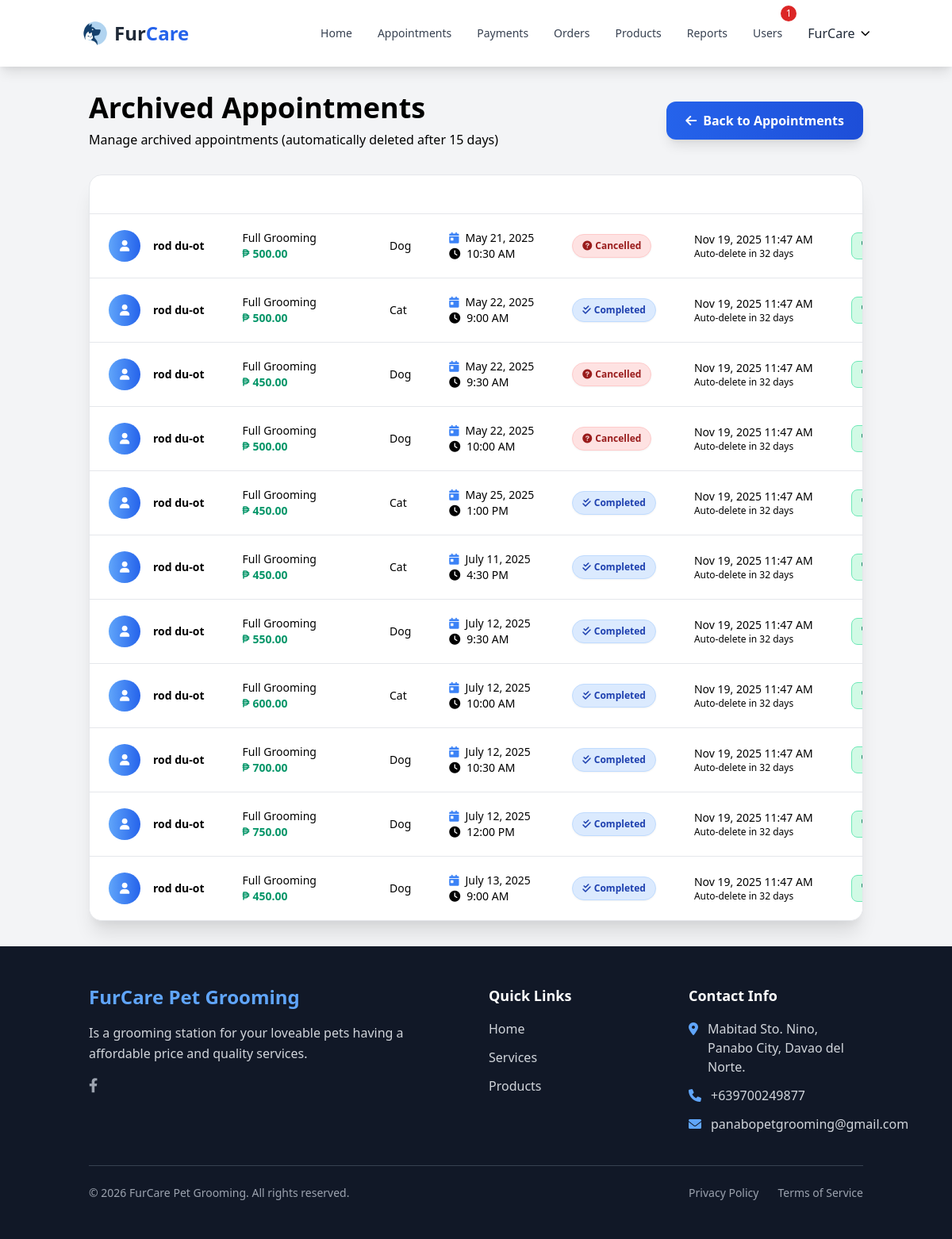
Screenshot of /admin/appointmenarchive.php (signed in) with the database file from the repository.
### tables this page shows
CREATE TABLE `users` (
  `id` int(11) NOT NULL,
  `first_name` varchar(50) NOT NULL,
  `last_name` varchar(50) NOT NULL,
  `email` varchar(100) NOT NULL,
  `password` varchar(255) NOT NULL,
  `phone` varchar(20) DEFAULT NULL,
  `address` text DEFAULT NULL,
  `is_admin` tinyint(1) DEFAULT 0,
  `is_verified` tinyint(1) DEFAULT 0,
  `is_approved` tinyint(1) NOT NULL DEFAULT 0,
  `verification_code` varchar(100) DEFAULT NULL,
  `reset_token` varchar(100) DEFAULT NULL,
  `reset_token_expires` datetime DEFAULT NULL,
  `created_at` timestamp NOT NULL DEFAULT current_timestamp(),
  `updated_at` timestamp NOT NULL DEFAULT current_timestamp() ON UPDATE current_timestamp(),
  `remember_token` varchar(100) DEFAULT NULL,
  `remember_token_expires` datetime DEFAULT NULL
);

CREATE TABLE `appointments` (
  `id` int(11) NOT NULL,
  `user_id` int(11) NOT NULL,
  `service_id` int(11) NOT NULL,
  `pet_name` varchar(100) NOT NULL,
  `email` varchar(100) NOT NULL,
  `contact_number` varchar(20) NOT NULL,
  `pet_type` varchar(50) NOT NULL,
  `appointment_date` date NOT NULL,
  `appointment_time` time NOT NULL,
  `status` enum('pending','confirmed','completed','declined','cancelled') DEFAULT 'pending',
  `notes` text DEFAULT NULL,
  `created_at` timestamp NOT NULL DEFAULT current_timestamp(),
  `updated_at` timestamp NOT NULL DEFAULT current_timestamp() ON UPDATE current_timestamp(),
  `is_archived` tinyint(1) DEFAULT 0,
  `archived_at` datetime DEFAULT NULL,
  `pet_size` varchar(20) DEFAULT NULL,
  `decline_reason` text DEFAULT NULL
);

CREATE TABLE `services` (
  `id` int(11) NOT NULL,
  `name` varchar(100) NOT NULL,
  `size` varchar(20) DEFAULT NULL,
  `description` text DEFAULT NULL,
  `price` decimal(10,2) NOT NULL,
  `duration` int(11) NOT NULL COMMENT 'Duration in minutes',
  `created_at` timestamp NOT NULL DEFAULT current_timestamp(),
  `updated_at` timestamp NOT NULL DEFAULT current_timestamp() ON UPDATE current_timestamp()
);

### admin/appointmenarchive.php (the view, shortened to what the rows shown need)
<?php
require_once __DIR__ . '/../includes/config.php';
$pdo->exec("
    DELETE ah FROM appointment_history ah
    INNER JOIN appointments a ON ah.appointment_id = a.id
    WHERE a.is_archived = TRUE
    AND a.archived_at < DATE_SUB(NOW(), INTERVAL 15 DAY)
");
$pdo->exec("
    DELETE FROM appointments
    WHERE is_archived = TRUE
    AND archived_at < DATE_SUB(NOW(), INTERVAL 15 DAY)
");
$stmt = $pdo->prepare("
    SELECT a.*,
           u.first_name, u.last_name,
           s.name AS service_name,
           s.price AS service_price
    FROM appointments a
    LEFT JOIN users u ON a.user_id = u.id
    LEFT JOIN services s ON a.service_id = s.id
    WHERE a.is_archived = TRUE
    ORDER BY a.archived_at DESC
");
$stmt->execute();
$appointments = $stmt->fetchAll(PDO::FETCH_ASSOC);
?>
<?php require_once __DIR__ . '/../includes/header.php'; ?>
<div class="min-h-screen bg-gradient-to-br from-slate-50 to-blue-50">
    <div class="container mx-auto px-6 py-8">
        <div class="mb-8">
            <div class="flex flex-col sm:flex-row sm:items-center sm:justify-between gap-4">
                <div>
                    <h1 class="text-4xl font-bold text-slate-800 mb-2">Archived Appointments</h1>
                </div>
            </div>
        </div>
        <div class="bg-white rounded-2xl shadow-xl border border-slate-200 overflow-hidden">
            <div class="overflow-x-auto">
                <table class="min-w-full divide-y divide-slate-200">
                    <thead class="bg-gradient-to-r from-slate-700 to-slate-800">
                        <tr>
                            <th class="px-6 py-4 text-left text-xs font-semibold text-white uppercase tracking-wider">
                                <i class="fas fa-user mr-2"></i>Customer
                            </th>
                            <th class="px-6 py-4 text-left text-xs font-semibold text-white uppercase tracking-wider">
                                <i class="fas fa-spa mr-2"></i>Service
                            </th>
                            <th class="px-6 py-4 text-left text-xs font-semibold text-white uppercase tracking-wider">
                                <i class="fas fa-paw mr-2"></i>Pet
                            </th>
                            <th class="px-6 py-4 text-left text-xs font-semibold text-white uppercase tracking-wider">
                                <i class="fas fa-calendar mr-2"></i>Date & Time
                            </th>
                            <th class="px-6 py-4 text-left text-xs font-semibold text-white uppercase tracking-wider">
                                <i class="fas fa-info-circle mr-2"></i>Status
                            </th>
                            <th class="px-6 py-4 text-left text-xs font-semibold text-white uppercase tracking-wider">
                                <i class="fas fa-clock mr-2"></i>Archived
                            </th>
                            <th class="px-6 py-4 text-left text-xs font-semibold text-white uppercase tracking-wider">
                                <i class="fas fa-cogs mr-2"></i>Actions
                            </th>
                        </tr>
                    </thead>
                    <tbody class="bg-white divide-y divide-slate-100">
                        <?php foreach ($appointments as $appointment):
                            $archivedDate = new DateTime($appointment['archived_at'] ?? 'now');
                            $deleteDate = (clone $archivedDate)->add(new DateInterval('P15D'));
                            $daysLeft = $deleteDate->diff(new DateTime())->days;
                            ?>
                            <tr class="hover:bg-slate-50 transition-colors duration-150">
                                <td class="px-6 py-5 whitespace-nowrap">
                                    <div class="flex items-center">
                                        <div class="flex-shrink-0 h-10 w-10">
                                            <div
                                                class="h-10 w-10 rounded-full bg-gradient-to-r from-blue-400 to-blue-600 flex items-center justify-center">
                                                <i class="fas fa-user text-white text-sm"></i>
                                            </div>
                                        </div>
                                        <div class="ml-4">
                                            <div class="text-sm font-semibold text-slate-900">
                                                <?= htmlspecialchars(($appointment['first_name'] ?? '') . ' ' . ($appointment['last_name'] ?? '')) ?>
                                            </div>
                                        </div>
                                    </div>
                                </td>
                                <td class="px-6 py-5 whitespace-nowrap">
                                    <div class="text-sm font-medium text-slate-900">
                                        <?= htmlspecialchars($appointment['service_name'] ?? 'Unknown Service') ?>
                                    </div>
                                    <div class="text-sm text-green-600 font-semibold flex items-center">
                                        <i class="fas fa-peso-sign text-xs mr-1"></i>
                                        <?= number_format($appointment['service_price'] ?? 0, 2) ?>
                                    </div>
                                </td>
                                <td class="px-6 py-5 whitespace-nowrap">
                                    <div class="flex items-center">
                                        <div class="flex-shrink-0 h-8 w-8">
                                            <div
                                                class="h-8 w-8 rounded-full bg-gradient-to-r from-amber-400 to-orange-500 flex items-center justify-center">
                                                <i class="fas fa-paw text-white text-xs"></i>
                                            </div>
                                        </div>
                                        <div class="ml-3">
                                            <div class="text-sm text-slate-500">
                                                <?= htmlspecialchars($appointment['pet_type'] ?? 'Unknown') ?>
                                            </div>
                                        </div>
                                    </div>
                                </td>
                                <td class="px-6 py-5 whitespace-nowrap">
                                    <div class="text-sm font-medium text-slate-900 flex items-center">
                                        <i class="fas fa-calendar-day text-blue-500 mr-2"></i>
                                        <?= formatDate($appointment['appointment_date'] ?? '') ?>
                                    </div>
                                    <div class="text-sm text-slate-500 flex items-center">
                                        <i class="fas fa-clock text-slate-400 mr-2"></i>
                                        <?= formatTime($appointment['appointment_time'] ?? '') ?>
                                    </div>
                                </td>
                                <td class="px-6 py-5 whitespace-nowrap">
                                    <span class="inline-flex items-center px-3 py-1.5 rounded-full text-xs font-semibold shadow-sm
                                    <?= $appointment['status'] == 'confirmed' ? 'bg-green-100 text-green-800 border border-green-200' :
                                        ($appointment['status'] == 'pending' ? 'bg-yellow-100 text-yellow-800 border border-yellow-200' :
                                            ($appointment['status'] == 'completed' ? 'bg-blue-100 text-blue-800 border border-blue-200' :
                                                'bg-red-100 text-red-800 border border-red-200')); ?>">
                                        <?php
                                        $statusIcons = [
                                            'confirmed' => 'fas fa-check-circle',
                                            'pending' => 'fas fa-clock',
                                            'completed' => 'fas fa-check-double',
                                            'declined' => 'fas fa-times-circle'
                                        ];
                                        ?>
                                        <i
                                            class="<?= $statusIcons[$appointment['status']] ?? 'fas fa-question-circle' ?> mr-1"></i>
                                        <?= ucfirst($appointment['status']) ?>
                                    </span>
                                </td>
                                <td class="px-6 py-5 whitespace-nowrap">
                                    <div class="text-sm text-slate-500">
                                        <?= formatDateTime($appointment['archived_at'] ?? '') ?>
                                        <div class="text-xs <?= $daysLeft <= 3 ? 'text-red-500' : 'text-slate-400' ?>">
                                            Auto-delete in <?= $daysLeft ?> days
                                        </div>
                                    </div>
                                </td>
                                <td class="px-6 py-5 whitespace-nowrap">
                                    <div class="flex items-center space-x-3">
                                        <form action="../php/admin/appointment/restore-appointment.php" method="POST"
                                            class="inline">
                                            <button type="submit"
                                                class="inline-flex items-center px-3 py-2 text-xs font-medium text-green-700 bg-green-100 hover:bg-green-200 border border-green-300 rounded-lg transition-all duration-200 hover:shadow-md">
                                            </button>
                                        </form>
                                    </div>
                                </td>
                            </tr>
                        <?php endforeach; ?>
                    </tbody>
                </table>
            </div>
        </div>
    </div>
</div>
<?php require_once __DIR__ . '/../includes/footer.php'; ?>

### includes/nav.php (shortened to what the rows shown need)
<?php
$current_page = basename($_SERVER['PHP_SELF']);
?>
<nav class="bg-white shadow-lg">
    <div class="container mx-auto px-4">
        <div class="flex justify-between items-center py-4">
            <div class="hidden md:flex items-center space-x-8">
                <?php if (isLoggedIn() && isAdmin()): ?>
                    <div class="hidden md:flex items-center space-x-8">
                        <a href="../admin/index.php"
                            class="text-sm font-medium <?= ($current_page == 'index.php') ? 'text-blue-600 border-b-2 border-blue-600 pb-4' : 'text-gray-700' ?> hover:text-blue-600 transition duration-300 py-4">
                            Home
                        </a>
                        <a href="../admin/appointments.php"
                            class="text-sm font-medium <?= ($current_page == 'appointments.php') ? 'text-blue-600 border-b-2 border-blue-600 pb-4' : 'text-gray-700' ?> hover:text-blue-600 transition duration-300 py-4 relative">
                            Appointments
                        </a>
                        <a href="../admin/payment-review.php"
                            class="text-sm font-medium <?= ($current_page == 'payment-review.php') ? 'text-blue-600 border-b-2 border-blue-600 pb-4' : 'text-gray-700' ?> hover:text-blue-600 transition duration-300 py-4 relative">
                            Payments
                        </a>
                        <a href="../admin/orders.php"
                            class="text-sm font-medium <?= ($current_page == 'orders.php') ? 'text-blue-600 border-b-2 border-blue-600 pb-4' : 'text-gray-700' ?> hover:text-blue-600 transition duration-300 py-4">
                            Orders
                        </a>
                        <a href="../admin/products.php"
                            class="text-sm font-medium <?= ($current_page == 'products.php') ? 'text-blue-600 border-b-2 border-blue-600 pb-4' : 'text-gray-700' ?> hover:text-blue-600 transition duration-300 py-4">
                            Products
                        </a>
                        <a href="../admin/reports.php"
                            class="text-sm font-medium <?= ($current_page == 'reports.php') ? 'text-blue-600 border-b-2 border-blue-600 pb-4' : 'text-gray-700' ?> hover:text-blue-600 transition duration-300 py-4">
                            Reports
                        </a>
                        <a href="../admin/manage-registrations.php"
                            class="text-sm font-medium <?= ($current_page == 'manage-registrations.php') ? 'text-blue-600 border-b-2 border-blue-600 pb-4' : 'text-gray-700' ?> hover:text-blue-600 transition duration-300 py-4 relative">
                            Users
                            <?php
                            $stmt = $pdo->prepare("SELECT COUNT(*) as pending_count FROM users WHERE is_approved = 0");
                            $stmt->execute();
                            $result = $stmt->fetch(PDO::FETCH_ASSOC);
                            $pending_reg_count = $result['pending_count'] ?? 0;
                            if ($pending_reg_count > 0): ?>
                                <span
                                    class="absolute -top-1 -right-2 bg-red-600 text-white text-xs rounded-full h-5 w-5 flex items-center justify-center font-medium transform translate-x-1/2 -translate-y-1/4">
                                    <?= $pending_reg_count ?>
                                </span>
                            <?php endif; ?>
                        </a>
                    </div>
                    <div class="relative group">
                        <button class="flex items-center space-x-2 focus:outline-none">
                            <span class="text-gray-800 text-md font-medium"><?php echo getUser()['first_name']; ?></span>
                            <i class="fas fa-chevron-down text-xs"></i>
                        </button>
                    </div>
                <?php endif; ?>
            </div>
        </div>
    </div>
</nav>

### rows the page displays
users: first_name "FurCare"
appointments: user.last_name "rod du-ot", service.name "Full Grooming", service.price "500.00", pet_type "Dog", appointment_date "May 21, 2025", appointment_time "10:30 AM", status "Cancelled", archived_at "Nov 19, 2025 11:47 AM"
appointments: user.last_name "rod du-ot", service.name "Full Grooming", service.price "500.00", pet_type "Cat", appointment_date "May 22, 2025", appointment_time "9:00 AM", status "Completed", archived_at "Nov 19, 2025 11:47 AM"
appointments: user.last_name "rod du-ot", service.name "Full Grooming", service.price "450.00", pet_type "Dog", appointment_date "May 22, 2025", appointment_time "9:30 AM", status "Cancelled", archived_at "Nov 19, 2025 11:47 AM"
appointments: user.last_name "rod du-ot", service.name "Full Grooming", service.price "500.00", pet_type "Dog", appointment_date "May 22, 2025", appointment_time "10:00 AM", status "Cancelled", archived_at "Nov 19, 2025 11:47 AM"
appointments: user.last_name "rod du-ot", service.name "Full Grooming", service.price "450.00", pet_type "Cat", appointment_date "May 25, 2025", appointment_time "1:00 PM", status "Completed", archived_at "Nov 19, 2025 11:47 AM"
appointments: user.last_name "rod du-ot", service.name "Full Grooming", service.price "450.00", pet_type "Cat", appointment_date "July 11, 2025", appointment_time "4:30 PM", status "Completed", archived_at "Nov 19, 2025 11:47 AM"
appointments: user.last_name "rod du-ot", service.name "Full Grooming", service.price "550.00", pet_type "Dog", appointment_date "July 12, 2025", appointment_time "9:30 AM", status "Completed", archived_at "Nov 19, 2025 11:47 AM"
appointments: user.last_name "rod du-ot", service.name "Full Grooming", service.price "600.00", pet_type "Cat", appointment_date "July 12, 2025", appointment_time "10:00 AM", status "Completed", archived_at "Nov 19, 2025 11:47 AM"
appointments: user.last_name "rod du-ot", service.name "Full Grooming", service.price "700.00", pet_type "Dog", appointment_date "July 12, 2025", appointment_time "10:30 AM", status "Completed", archived_at "Nov 19, 2025 11:47 AM"
appointments: user.last_name "rod du-ot", service.name "Full Grooming", service.price "750.00", pet_type "Dog", appointment_date "July 12, 2025", appointment_time "12:00 PM", status "Completed", archived_at "Nov 19, 2025 11:47 AM"
appointments: user.last_name "rod du-ot", service.name "Full Grooming", service.price "450.00", pet_type "Dog", appointment_date "July 13, 2025", appointment_time "9:00 AM", status "Completed", archived_at "Nov 19, 2025 11:47 AM"

### other values shown
$pending_reg_count "1"
